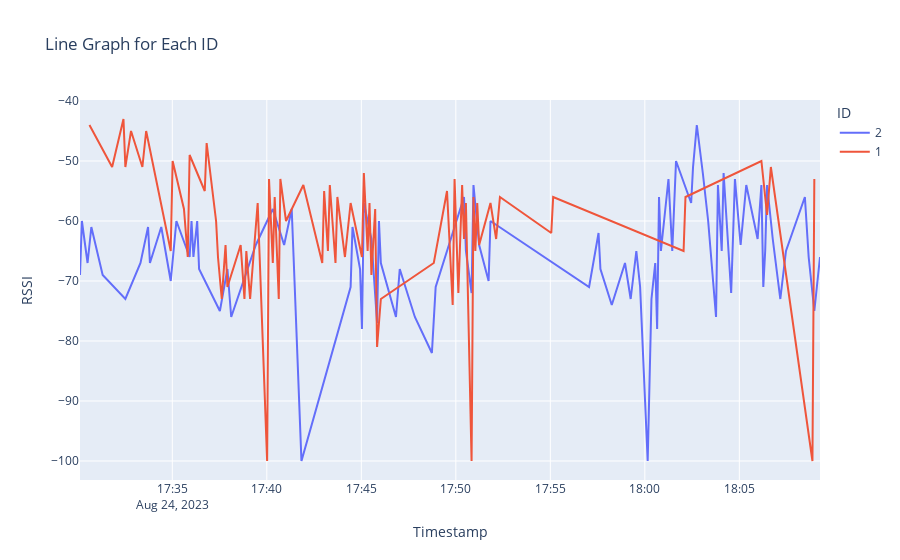
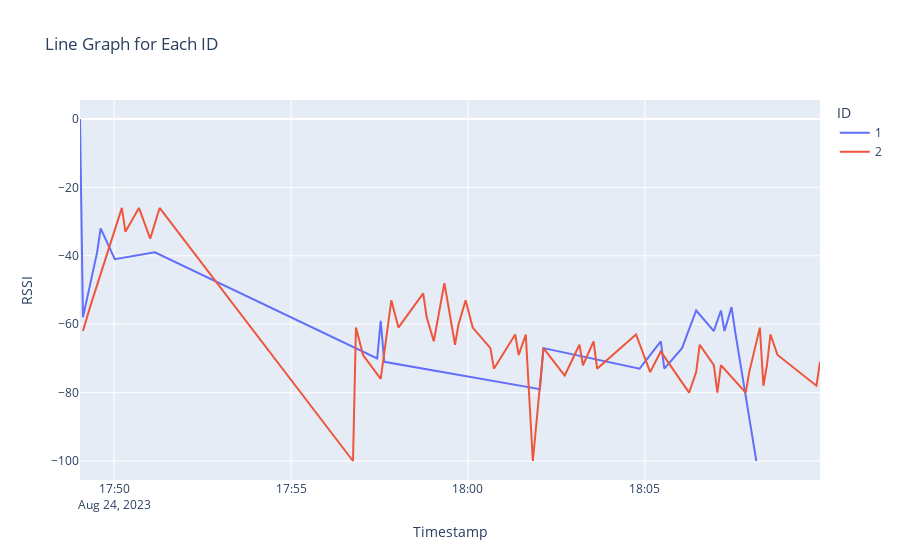
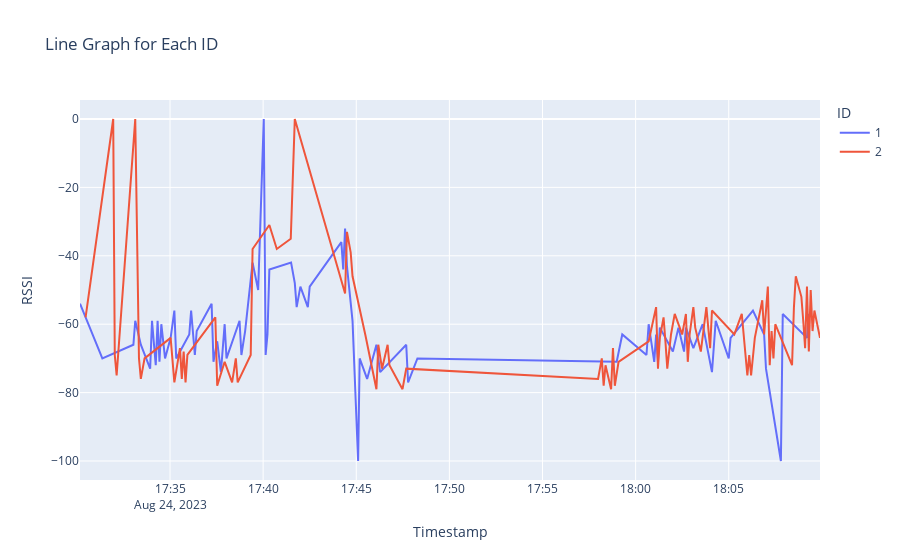

Write notebook code for charts like these, in order.
### Code cell
def plot_ble(df):
    # Plotly line graph
    fig = px.line(df, x='ts', y='rssi', color='id', title='Line Graph for Each ID')
    fig.update_layout(xaxis_title='Timestamp', yaxis_title='RSSI', legend_title='ID')
    fig.show()

plot_ble(df1)
plot_ble(df2)
plot_ble(df3)
